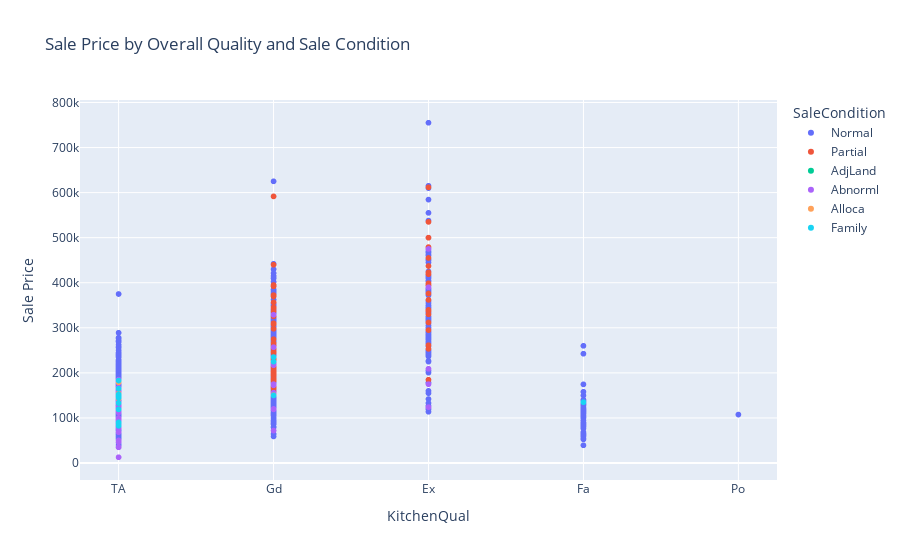

The code cell stored with this chart in its notebook:
### Code cell
fig = px.scatter(housing, x='KitchenQual', 
                 y='SalePrice', 
                 color='SaleCondition',
                 title='Sale Price by Overall Quality and Sale Condition',
                 labels={'OverallQual': 'Overall Quality', 'SalePrice': 'Sale Price'},
                 category_orders={'OverallQual': sorted(housing['OverallQual'].unique())})
fig.show()

### Figure 1 — Plotly figure (JSON) as saved in the notebook; plotly's stock layout.template omitted (floating-point values rounded to 4 significant figures; data arrays with more than 128 entries replaced by an {"elided": "..."} marker saying what was removed)
{"data": [{"hovertemplate": "SaleCondition=Normal<br>KitchenQual=%{x}<br>Sale Price=%{y}<extra></extra>", "legendgroup": "Normal", "marker": {"color": "#636efa", "symbol": "circle"}, "mode": "markers", "name": "Normal", "showlegend": true, "type": "scattergl", "x": {"elided": "2414 str values"}, "xaxis": "x", "y": {"elided": "2414 int values"}, "yaxis": "y"}, {"hovertemplate": "SaleCondition=Partial<br>KitchenQual=%{x}<br>Sale Price=%{y}<extra></extra>", "legendgroup": "Partial", "marker": {"color": "#EF553B", "symbol": "circle"}, "mode": "markers", "name": "Partial", "showlegend": true, "type": "scattergl", "x": ["Gd", "Gd", "TA", "Gd", "Gd", "Gd", "Gd", "Gd", "Gd", "Gd", "Gd", "Gd", "Gd", "Gd", "Ex", "Ex", "Gd", "Ex", "Gd", "Ex", "Gd", "Ex", "Gd", "Ex", "Gd", "Ex", "Gd", "Gd", "Ex", "Ex", "Gd", "Gd", "Gd", "Gd", "Gd", "Ex", "Gd", "Ex", "Gd", "Gd", "Ex", "Ex", "Ex", "Gd", "Ex", "Ex", "Ex", "Ex", "Gd", "Gd", "Gd", "Gd", "Gd", "Gd", "Gd", "Ex", "Gd", "Gd", "Gd", "Gd", "Gd", "Gd", "Gd", "Gd", "Gd", "Gd", "Gd", "Gd", "Gd", "Gd", "Ex", "TA", "Gd", "Gd", "Gd", "Gd", "Ex", "Gd", "Gd", "Gd", "Gd", "Gd"], "xaxis": "x", "y": [187687, 203000, 115000, 168165, 173500, 325300, 193800, 395000, 222000, 210400, 392500, 274725, 156932, 227875, 500067, 311872, 185101, 423000, 164990, 294900, 345474, 261329, 202665, 361919, 372500, 479069, 233555, 244600, 184750, 336860, 182000, 194000, 204000, 158000, 172500, 535000, 235128, 398800, 255000, 212700, 339750, 419005, 437154, 369900, 253293, 394432, 376162, 611657, 213133, 297900, 266000, 591587, 392000, 170440, 246500, 455000, 230348, 246578, 194000, 309000, 308030, 185485, 356383, 199900, 258000, 342643, 252678, 198600, 260116, 310090, 329900, 142500, 187750, 440000, 203160, 372397, 394617, 208300, 336820, 224243, 166000, 197000], "yaxis": "y"}, {"hovertemplate": "SaleCondition=AdjLand<br>KitchenQual=%{x}<br>Sale Price=%{y}<extra></extra>", "legendgroup": "AdjLand", "marker": {"color": "#00cc96", "symbol": "circle"}, "mode": "markers", "name": "AdjLand", "showlegend": true, "type": "scattergl", "x": ["TA", "TA"], "xaxis": "x", "y": [150000, 127500], "yaxis": "y"}, {"hovertemplate": "SaleCondition=Abnorml<br>KitchenQual=%{x}<br>Sale Price=%{y}<extra></extra>", "legendgroup": "Abnorml", "marker": {"color": "#ab63fa", "symbol": "circle"}, "mode": "markers", "name": "Abnorml", "showlegend": true, "type": "scattergl", "x": ["TA", "Ex", "Gd", "Ex", "Gd", "TA", "TA", "TA", "TA", "TA", "TA", "Ex", "TA", "TA", "TA", "Gd", "TA", "TA", "TA", "Gd", "TA", "TA", "Gd", "Gd", "TA", "TA", "TA", "TA", "Gd", "TA", "Gd", "Ex", "TA", "TA", "TA", "Gd", "TA", "TA", "TA", "TA", "Gd", "TA", "TA", "Ex", "TA", "TA", "TA", "TA", "TA", "Gd", "Gd", "TA", "TA", "TA", "TA", "TA", "TA", "TA", "TA", "Gd", "TA"], "xaxis": "x", "y": [178000, 390000, 172500, 475000, 220000, 115000, 134000, 119900, 50000, 97500, 115000, 209000, 93500, 164500, 155891, 120000, 167000, 130000, 180000, 217000, 118500, 97000, 119000, 174000, 12789, 76500, 115000, 142500, 328900, 128500, 156000, 124000, 185000, 131000, 34900, 175000, 125000, 142500, 149900, 135000, 257000, 35311, 145000, 175000, 132000, 68400, 159434, 123000, 125000, 154000, 72000, 185000, 85400, 112000, 146000, 46500, 99500, 79000, 158900, 150000, 84900], "yaxis": "y"}, {"hovertemplate": "SaleCondition=Alloca<br>KitchenQual=%{x}<br>Sale Price=%{y}<extra></extra>", "legendgroup": "Alloca", "marker": {"color": "#FFA15A", "symbol": "circle"}, "mode": "markers", "name": "Alloca", "showlegend": true, "type": "scattergl", "x": ["TA", "Gd", "TA", "TA"], "xaxis": "x", "y": [179000, 150909, 154204, 142953], "yaxis": "y"}, {"hovertemplate": "SaleCondition=Family<br>KitchenQual=%{x}<br>Sale Price=%{y}<extra></extra>", "legendgroup": "Family", "marker": {"color": "#19d3f3", "symbol": "circle"}, "mode": "markers", "name": "Family", "showlegend": true, "type": "scattergl", "x": ["TA", "TA", "TA", "Gd", "Gd", "Gd", "TA", "TA", "TA", "TA", "Fa", "TA", "TA", "TA", "TA", "TA", "TA"], "xaxis": "x", "y": [88000, 145000, 82500, 235000, 225000, 150000, 152000, 183000, 90000, 150000, 135000, 144800, 165000, 119000, 133000, 152000, 149000], "yaxis": "y"}], "layout": {"legend": {"title": {"text": "SaleCondition"}, "tracegroupgap": 0}, "title": {"text": "Sale Price by Overall Quality and Sale Condition"}, "xaxis": {"anchor": "y", "domain": [0, 1], "title": {"text": "KitchenQual"}}, "yaxis": {"anchor": "x", "domain": [0, 1], "title": {"text": "Sale Price"}}}}
